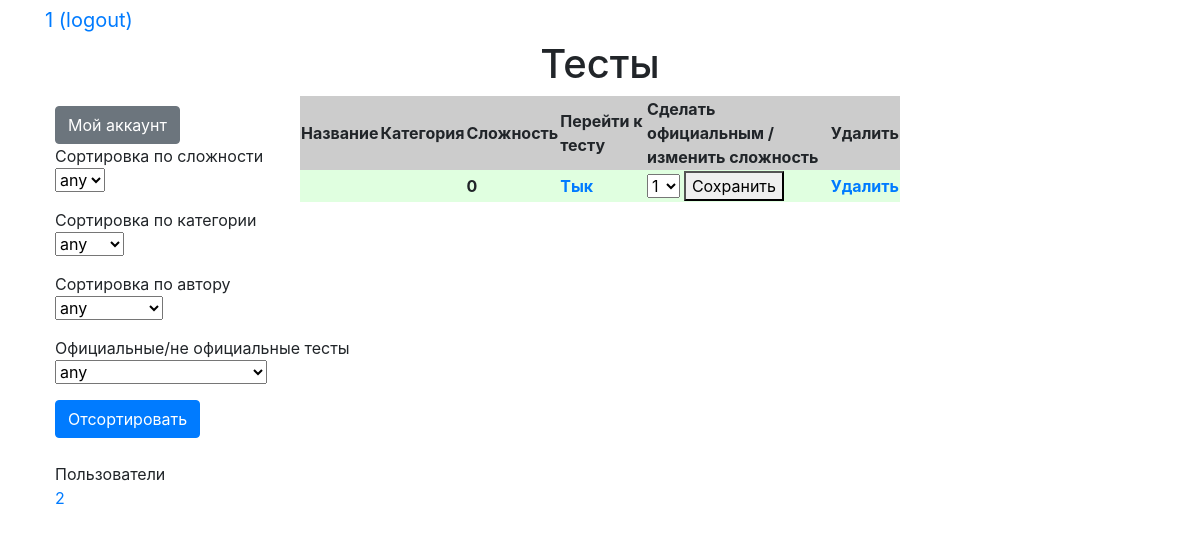
The page /index (signed in) on the database as committed earlier.
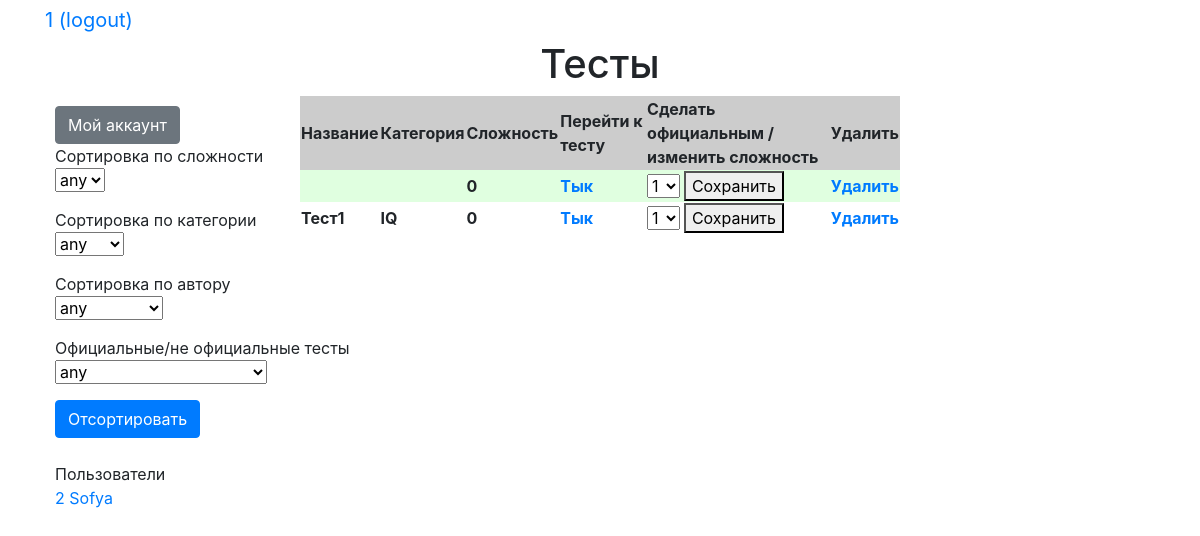
The same page on the database as committed later.
### data/user.py (models this page shows, shortened)
class User(SqlAlchemyBase, UserMixin):
    __tablename__ = 'users'
    id = sqlalchemy.Column(sqlalchemy.Integer,
                           primary_key=True, autoincrement=True)
    profile_pic = sqlalchemy.Column(sqlalchemy.String, nullable=True)
    name = sqlalchemy.Column(sqlalchemy.String, default='')
    about = sqlalchemy.Column(sqlalchemy.String, default='')
    email = sqlalchemy.Column(sqlalchemy.String,
                              index=True, unique=True, nullable=True)
    hashed_password = sqlalchemy.Column(sqlalchemy.String, nullable=True)
    created_date = sqlalchemy.Column(sqlalchemy.DateTime,
                                     default=datetime.datetime.now)
    tests = orm.relation("Test", back_populates='user')
    completed_tests = sqlalchemy.Column(sqlalchemy.String, default='0')
    user_tests = sqlalchemy.Column(sqlalchemy.String, default='0')
    moderator = sqlalchemy.Column(sqlalchemy.Boolean, default=False)
    xp = sqlalchemy.Column(sqlalchemy.Integer, default=0)

### data/test.py (models this page shows)
class Test(SqlAlchemyBase):
    __tablename__ = 'tests'
    id = sqlalchemy.Column(sqlalchemy.Integer,
                           primary_key=True, autoincrement=True)
    name = sqlalchemy.Column(sqlalchemy.String, nullable=True)
    category = sqlalchemy.Column(sqlalchemy.String, default='Без категории')
    about = sqlalchemy.Column(sqlalchemy.String, default='Без описания')
    attachment = sqlalchemy.Column(sqlalchemy.String, nullable=True)
    created_date = sqlalchemy.Column(sqlalchemy.DateTime,
                                     default=datetime.datetime.now)
    questions = sqlalchemy.Column(sqlalchemy.String, nullable=True)
    user_id = sqlalchemy.Column(sqlalchemy.Integer,
                                sqlalchemy.ForeignKey("users.id"))
    difficulty = sqlalchemy.Column(sqlalchemy.Integer, default=0)
    user = orm.relation('User')
    official = sqlalchemy.Column(sqlalchemy.Boolean, default=False)

### main.py (the view)
@app.route('/', methods=['GET', 'POST'])
@app.route('/index', methods=['GET', 'POST'])
def index():
    session = db_session.create_session()
    completed = []
    difficulies = ['any', 0, 1, 2, 3, 4, 5]
    categories = ['any'] + [el.name for el in session.query(Category)]
    authors = ['any', 'Без автора'] + [el.name for el in session.query(User) if el != current_user]
    official = ['any', "Только официальные", 'Только не официальные']
    moder_difficulty = [1, 2, 3, 4, 5]
    if request.method == 'POST':
        if current_user.is_authenticated:
            if request.form.get('moderator'):
                if current_user.moderator:
                    tests = session.query(Test).filter().all()
                    id, diff = request.form['moderator'].split('_')
                    test = session.query(Test).filter(Test.id == int(id)).first()
                    test.difficulty = int(diff)
                    test.official = True
                    session.commit()
            else:
                if current_user.completed_tests:
                    completed = list(map(int, current_user.completed_tests.split('')))
                if request.form['difficulty'] == 'any':
                    tests = session.query(Test).filter(Test.user != current_user, Test.id not in completed)
                else:
                    tests = session.query(Test).filter(Test.user != current_user,
                                                       Test.id not in completed,
                                                       Test.difficulty == request.form['difficulty'])
                if request.form['category'] != 'any':
                    tests = [test for test in tests if test.category == request.form['category']]
                if request.form['author'] == 'Без автора':
                    tests = [test for test in tests if not test.user]
                elif request.form['author'] != 'any':
                    tests = [test for test in tests if test.user]
                    tests = [test for test in tests if test.user.name == request.form['author']]
                if request.form['official'] == 'Только официальные':
                    tests = [test for test in tests if test.official]
                elif request.form['official'] == 'Только не официальные':
                    tests = [test for test in tests if not test.official]
        else:
            tests = session.query(Test).filter().all()
    else:
        if current_user.is_authenticated:
            if current_user.completed_tests:
                completed = list(map(int, current_user.completed_tests.split('')))
            tests = session.query(Test).filter(Test.user != current_user, Test.id not in completed)
        else:
            tests = session.query(Test).filter().all()
    return render_template('main.html', title='Just Tests', data=tests, completed=completed,
                           option=difficulies, option_2=categories, option_3=authors, option_4=official,
                           option_mod=moder_difficulty)

### data/db_session.py (called while the page is built)
def create_session() -> Session:
    global __factory
    return __factory()

### main.py (called while the page is built)
@login_manager.user_loader
def load_user(user_id):
    session = db_session.create_session()
    return session.query(User).get(user_id)

### templates/main.html
{% extends "base.html" %}
{% block content %}
<h1 align="center">Тесты</h1>
<div id="sidebar">
    {% if current_user.is_authenticated %}
    <a class="btn btn-secondary" href="/my_account">Мой аккаунт</a>
    <br>
    <form method="post">
        <p>
            Сортировка по сложности
            <br>
            <select name="difficulty">
                {% for opt in option %}
                <option value="{{ opt }}">{{opt}}</option>
                {% endfor %}
            </select>
        </p>
        <p>
            Сортировка по категории
            <br>
            <select name="category">
                {% for opt in option_2 %}
                <option value="{{ opt }}">{{opt}}</option>
                {% endfor %}
            </select>
        </p>
        <p>
            Сортировка по автору
            <br>
            <select name="author">
                {% for opt in option_3 %}
                <option value="{{ opt }}">{{opt}}</option>
                {% endfor %}
            </select>
        </p>
        <p>
            Официальные/не официальные тесты
            <br>
            <select name="official">
                {% for opt in option_4 %}
                <option value="{{ opt }}">{{opt}}</option>
                {% endfor %}
            </select>
        </p>
        <button type="submit" class="btn btn-primary">Отсортировать</button>
    </form>
    {%if current_user.moderator%}
    <br>
    <p> Пользователи <br>
        {%for user in option_3[2:]%}
        <a href="/other_account/{{user}}">{{user}}</a>
        {%endfor%}
    </p>
    {%endif%}
</div>
{% endif %}
<div>
    <table align="center" style="width: 600px">
        <tbody>
        <tr>
            <th bgcolor="#cccccc" align="center">Название</th>
            <th bgcolor="#cccccc" align="center">Категория</th>
            <th bgcolor="#cccccc" align="center">Сложность</th>
            {% if current_user.is_authenticated %}
            <th bgcolor="#cccccc" align="center">Перейти к тесту</th>
            {%if current_user.moderator%}
            <th bgcolor="#cccccc" align="center">Сделать официальным / изменить сложность</th>
            <th bgcolor="#cccccc" align="center">Удалить</th>
            {%endif%}
            {%endif%}
        </tr>
        {% for test in data %}
        {%if test.official%}
        <tr bgcolor="#e0ffe0">
            {%else%}
        <tr>
            {%endif%}
            <th align="center">{{test.name}}</th>
            <th align="center">{{test.category}}</th>
            <th align="center">{{test.difficulty}}</th>
            {% if current_user.is_authenticated %}
            {% if test.id not in completed %}
            <th align="center"><a href="/test_info/{{test.id}}">Тык</a></th>
            {%else%}
            <th align="center">Уже пройден</th>
            {%endif%}
            {%if current_user.moderator%}
            <th align="center">
                <form method="post">
                    <select name="moderator">
                        {% for opt in option_mod %}
                        <option value="{{test.id}}_{{ opt }}">{{opt}}</option>
                        {% endfor %}
                    </select>
                    <button type="submit">Сохранить</button>
                </form>
            </th>
            <th align="center"><a href="/delete_test/{{test.id}}?redir=/">Удалить</a></th>
            {%endif%}
            {%endif%}
        <tr>
            {% endfor %}
        </tbody>
    </table>
</div>
{% endblock %}

### templates/base.html (shortened to what this page needs)
<!doctype html>
<html lang="ru">
<head>
    <link rel="stylesheet"
          href="https://stackpath.bootstrapcdn.com/bootstrap/4.4.1/css/bootstrap.min.css"
>
    <link rel="stylesheet" type="text/css" href="{{url_for('static', filename='css/style.css')}}"/>
</head>
<body>
<div class="container">
    {% if current_user.is_authenticated %}
    <a class="navbar-brand" href="/logout">{{ current_user.name }} (logout)</a>
    {% else %}
    <p>
        <a class="btn btn-primary " href="/register">Register</a>
        <a class="btn btn-success" href="/login">Login</a>
    </p>
    {% endif %}
    {% block content %}{% endblock %}
</div>
</body>
</html>

### templates/base.html (style rules this page uses)
#sidebar, #content { position: absolute; }
#sidebar, #content { overflow: auto; padding: 10px; }

Rows that differ between the two databases and show on the page:
added User: name "Sofya"
added Test: name "Тест1", category "IQ", difficulty "0"
